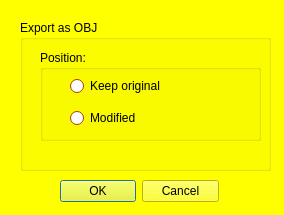
<?xml version="1.0" encoding="UTF-8"?>
<ui version="4.0">
 <class>mqSaveOBJDialog</class>
 <widget class="QDialog" name="mqSaveOBJDialog">
  <property name="geometry">
   <rect>
    <x>0</x>
    <y>0</y>
    <width>284</width>
    <height>215</height>
   </rect>
  </property>
  <property name="palette">
   <palette>
    <active>
     <colorrole role="WindowText">
      <brush brushstyle="SolidPattern">
       <color alpha="255">
        <red>0</red>
        <green>0</green>
        <blue>0</blue>
       </color>
      </brush>
     </colorrole>
     <colorrole role="Button">
      <brush brushstyle="SolidPattern">
       <color alpha="255">
        <red>255</red>
        <green>255</green>
        <blue>0</blue>
       </color>
      </brush>
     </colorrole>
     <colorrole role="Light">
      <brush brushstyle="SolidPattern">
       <color alpha="255">
        <red>255</red>
        <green>255</green>
        <blue>127</blue>
       </color>
      </brush>
     </colorrole>
     <colorrole role="Midlight">
      <brush brushstyle="SolidPattern">
       <color alpha="255">
        <red>255</red>
        <green>255</green>
        <blue>63</blue>
       </color>
      </brush>
     </colorrole>
     <colorrole role="Dark">
      <brush brushstyle="SolidPattern">
       <color alpha="255">
        <red>127</red>
        <green>127</green>
        <blue>0</blue>
       </color>
      </brush>
     </colorrole>
     <colorrole role="Mid">
      <brush brushstyle="SolidPattern">
       <color alpha="255">
        <red>170</red>
        <green>170</green>
        <blue>0</blue>
       </color>
      </brush>
     </colorrole>
     <colorrole role="Text">
      <brush brushstyle="SolidPattern">
       <color alpha="255">
        <red>0</red>
        <green>0</green>
        <blue>0</blue>
       </color>
      </brush>
     </colorrole>
     <colorrole role="BrightText">
      <brush brushstyle="SolidPattern">
       <color alpha="255">
        <red>255</red>
        <green>255</green>
        <blue>255</blue>
       </color>
      </brush>
     </colorrole>
     <colorrole role="ButtonText">
      <brush brushstyle="SolidPattern">
       <color alpha="255">
        <red>0</red>
        <green>0</green>
        <blue>0</blue>
       </color>
      </brush>
     </colorrole>
     <colorrole role="Base">
      <brush brushstyle="SolidPattern">
       <color alpha="255">
        <red>255</red>
        <green>255</green>
        <blue>255</blue>
       </color>
      </brush>
     </colorrole>
     <colorrole role="Window">
      <brush brushstyle="SolidPattern">
       <color alpha="255">
        <red>255</red>
        <green>255</green>
        <blue>0</blue>
       </color>
      </brush>
     </colorrole>
     <colorrole role="Shadow">
      <brush brushstyle="SolidPattern">
       <color alpha="255">
        <red>0</red>
        <green>0</green>
        <blue>0</blue>
       </color>
      </brush>
     </colorrole>
     <colorrole role="AlternateBase">
      <brush brushstyle="SolidPattern">
       <color alpha="255">
        <red>255</red>
        <green>255</green>
        <blue>127</blue>
       </color>
      </brush>
     </colorrole>
     <colorrole role="ToolTipBase">
      <brush brushstyle="SolidPattern">
       <color alpha="255">
        <red>255</red>
        <green>255</green>
        <blue>220</blue>
       </color>
      </brush>
     </colorrole>
     <colorrole role="ToolTipText">
      <brush brushstyle="SolidPattern">
       <color alpha="255">
        <red>0</red>
        <green>0</green>
        <blue>0</blue>
       </color>
      </brush>
     </colorrole>
     <colorrole role="PlaceholderText">
      <brush brushstyle="NoBrush">
       <color alpha="128">
        <red>0</red>
        <green>0</green>
        <blue>0</blue>
       </color>
      </brush>
     </colorrole>
    </active>
    <inactive>
     <colorrole role="WindowText">
      <brush brushstyle="SolidPattern">
       <color alpha="255">
        <red>0</red>
        <green>0</green>
        <blue>0</blue>
       </color>
      </brush>
     </colorrole>
     <colorrole role="Button">
      <brush brushstyle="SolidPattern">
       <color alpha="255">
        <red>255</red>
        <green>255</green>
        <blue>0</blue>
       </color>
      </brush>
     </colorrole>
     <colorrole role="Light">
      <brush brushstyle="SolidPattern">
       <color alpha="255">
        <red>255</red>
        <green>255</green>
        <blue>127</blue>
       </color>
      </brush>
     </colorrole>
     <colorrole role="Midlight">
      <brush brushstyle="SolidPattern">
       <color alpha="255">
        <red>255</red>
        <green>255</green>
        <blue>63</blue>
       </color>
      </brush>
     </colorrole>
     <colorrole role="Dark">
      <brush brushstyle="SolidPattern">
       <color alpha="255">
        <red>127</red>
        <green>127</green>
        <blue>0</blue>
       </color>
      </brush>
     </colorrole>
     <colorrole role="Mid">
      <brush brushstyle="SolidPattern">
       <color alpha="255">
        <red>170</red>
        <green>170</green>
        <blue>0</blue>
       </color>
      </brush>
     </colorrole>
     <colorrole role="Text">
      <brush brushstyle="SolidPattern">
       <color alpha="255">
        <red>0</red>
        <green>0</green>
        <blue>0</blue>
       </color>
      </brush>
     </colorrole>
     <colorrole role="BrightText">
      <brush brushstyle="SolidPattern">
       <color alpha="255">
        <red>255</red>
        <green>255</green>
        <blue>255</blue>
       </color>
      </brush>
     </colorrole>
     <colorrole role="ButtonText">
      <brush brushstyle="SolidPattern">
       <color alpha="255">
        <red>0</red>
        <green>0</green>
        <blue>0</blue>
       </color>
      </brush>
     </colorrole>
     <colorrole role="Base">
      <brush brushstyle="SolidPattern">
       <color alpha="255">
        <red>255</red>
        <green>255</green>
        <blue>255</blue>
       </color>
      </brush>
     </colorrole>
     <colorrole role="Window">
      <brush brushstyle="SolidPattern">
       <color alpha="255">
        <red>255</red>
        <green>255</green>
        <blue>0</blue>
       </color>
      </brush>
     </colorrole>
     <colorrole role="Shadow">
      <brush brushstyle="SolidPattern">
       <color alpha="255">
        <red>0</red>
        <green>0</green>
        <blue>0</blue>
       </color>
      </brush>
     </colorrole>
     <colorrole role="AlternateBase">
      <brush brushstyle="SolidPattern">
       <color alpha="255">
        <red>255</red>
        <green>255</green>
        <blue>127</blue>
       </color>
      </brush>
     </colorrole>
     <colorrole role="ToolTipBase">
      <brush brushstyle="SolidPattern">
       <color alpha="255">
        <red>255</red>
        <green>255</green>
        <blue>220</blue>
       </color>
      </brush>
     </colorrole>
     <colorrole role="ToolTipText">
      <brush brushstyle="SolidPattern">
       <color alpha="255">
        <red>0</red>
        <green>0</green>
        <blue>0</blue>
       </color>
      </brush>
     </colorrole>
     <colorrole role="PlaceholderText">
      <brush brushstyle="NoBrush">
       <color alpha="128">
        <red>0</red>
        <green>0</green>
        <blue>0</blue>
       </color>
      </brush>
     </colorrole>
    </inactive>
    <disabled>
     <colorrole role="WindowText">
      <brush brushstyle="SolidPattern">
       <color alpha="255">
        <red>127</red>
        <green>127</green>
        <blue>0</blue>
       </color>
      </brush>
     </colorrole>
     <colorrole role="Button">
      <brush brushstyle="SolidPattern">
       <color alpha="255">
        <red>255</red>
        <green>255</green>
        <blue>0</blue>
       </color>
      </brush>
     </colorrole>
     <colorrole role="Light">
      <brush brushstyle="SolidPattern">
       <color alpha="255">
        <red>255</red>
        <green>255</green>
        <blue>127</blue>
       </color>
      </brush>
     </colorrole>
     <colorrole role="Midlight">
      <brush brushstyle="SolidPattern">
       <color alpha="255">
        <red>255</red>
        <green>255</green>
        <blue>63</blue>
       </color>
      </brush>
     </colorrole>
     <colorrole role="Dark">
      <brush brushstyle="SolidPattern">
       <color alpha="255">
        <red>127</red>
        <green>127</green>
        <blue>0</blue>
       </color>
      </brush>
     </colorrole>
     <colorrole role="Mid">
      <brush brushstyle="SolidPattern">
       <color alpha="255">
        <red>170</red>
        <green>170</green>
        <blue>0</blue>
       </color>
      </brush>
     </colorrole>
     <colorrole role="Text">
      <brush brushstyle="SolidPattern">
       <color alpha="255">
        <red>127</red>
        <green>127</green>
        <blue>0</blue>
       </color>
      </brush>
     </colorrole>
     <colorrole role="BrightText">
      <brush brushstyle="SolidPattern">
       <color alpha="255">
        <red>255</red>
        <green>255</green>
        <blue>255</blue>
       </color>
      </brush>
     </colorrole>
     <colorrole role="ButtonText">
      <brush brushstyle="SolidPattern">
       <color alpha="255">
        <red>127</red>
        <green>127</green>
        <blue>0</blue>
       </color>
      </brush>
     </colorrole>
     <colorrole role="Base">
      <brush brushstyle="SolidPattern">
       <color alpha="255">
        <red>255</red>
        <green>255</green>
        <blue>0</blue>
       </color>
      </brush>
     </colorrole>
     <colorrole role="Window">
      <brush brushstyle="SolidPattern">
       <color alpha="255">
        <red>255</red>
        <green>255</green>
        <blue>0</blue>
       </color>
      </brush>
     </colorrole>
     <colorrole role="Shadow">
      <brush brushstyle="SolidPattern">
       <color alpha="255">
        <red>0</red>
        <green>0</green>
        <blue>0</blue>
       </color>
      </brush>
     </colorrole>
     <colorrole role="AlternateBase">
      <brush brushstyle="SolidPattern">
       <color alpha="255">
        <red>255</red>
        <green>255</green>
        <blue>0</blue>
       </color>
      </brush>
     </colorrole>
     <colorrole role="ToolTipBase">
      <brush brushstyle="SolidPattern">
       <color alpha="255">
        <red>255</red>
        <green>255</green>
        <blue>220</blue>
       </color>
      </brush>
     </colorrole>
     <colorrole role="ToolTipText">
      <brush brushstyle="SolidPattern">
       <color alpha="255">
        <red>0</red>
        <green>0</green>
        <blue>0</blue>
       </color>
      </brush>
     </colorrole>
     <colorrole role="PlaceholderText">
      <brush brushstyle="NoBrush">
       <color alpha="128">
        <red>0</red>
        <green>0</green>
        <blue>0</blue>
       </color>
      </brush>
     </colorrole>
    </disabled>
   </palette>
  </property>
  <property name="windowTitle">
   <string>Save OBJ</string>
  </property>
  <widget class="QWidget" name="layoutWidget">
   <property name="geometry">
    <rect>
     <x>60</x>
     <y>180</y>
     <width>161</width>
     <height>25</height>
    </rect>
   </property>
   <layout class="QHBoxLayout" name="horizontalLayout_2"/>
  </widget>
  <widget class="QGroupBox" name="SaveSTLBox">
   <property name="geometry">
    <rect>
     <x>20</x>
     <y>20</y>
     <width>251</width>
     <height>151</height>
    </rect>
   </property>
   <property name="palette">
    <palette>
     <active>
      <colorrole role="WindowText">
       <brush brushstyle="SolidPattern">
        <color alpha="255">
         <red>0</red>
         <green>0</green>
         <blue>0</blue>
        </color>
       </brush>
      </colorrole>
      <colorrole role="Button">
       <brush brushstyle="SolidPattern">
        <color alpha="255">
         <red>255</red>
         <green>85</green>
         <blue>0</blue>
        </color>
       </brush>
      </colorrole>
      <colorrole role="Light">
       <brush brushstyle="SolidPattern">
        <color alpha="255">
         <red>255</red>
         <green>170</green>
         <blue>127</blue>
        </color>
       </brush>
      </colorrole>
      <colorrole role="Midlight">
       <brush brushstyle="SolidPattern">
        <color alpha="255">
         <red>255</red>
         <green>127</green>
         <blue>63</blue>
        </color>
       </brush>
      </colorrole>
      <colorrole role="Dark">
       <brush brushstyle="SolidPattern">
        <color alpha="255">
         <red>127</red>
         <green>42</green>
         <blue>0</blue>
        </color>
       </brush>
      </colorrole>
      <colorrole role="Mid">
       <brush brushstyle="SolidPattern">
        <color alpha="255">
         <red>170</red>
         <green>56</green>
         <blue>0</blue>
        </color>
       </brush>
      </colorrole>
      <colorrole role="Text">
       <brush brushstyle="SolidPattern">
        <color alpha="255">
         <red>0</red>
         <green>0</green>
         <blue>0</blue>
        </color>
       </brush>
      </colorrole>
      <colorrole role="BrightText">
       <brush brushstyle="SolidPattern">
        <color alpha="255">
         <red>255</red>
         <green>255</green>
         <blue>255</blue>
        </color>
       </brush>
      </colorrole>
      <colorrole role="ButtonText">
       <brush brushstyle="SolidPattern">
        <color alpha="255">
         <red>0</red>
         <green>0</green>
         <blue>0</blue>
        </color>
       </brush>
      </colorrole>
      <colorrole role="Base">
       <brush brushstyle="SolidPattern">
        <color alpha="255">
         <red>255</red>
         <green>255</green>
         <blue>255</blue>
        </color>
       </brush>
      </colorrole>
      <colorrole role="Window">
       <brush brushstyle="SolidPattern">
        <color alpha="255">
         <red>255</red>
         <green>85</green>
         <blue>0</blue>
        </color>
       </brush>
      </colorrole>
      <colorrole role="Shadow">
       <brush brushstyle="SolidPattern">
        <color alpha="255">
         <red>0</red>
         <green>0</green>
         <blue>0</blue>
        </color>
       </brush>
      </colorrole>
      <colorrole role="AlternateBase">
       <brush brushstyle="SolidPattern">
        <color alpha="255">
         <red>255</red>
         <green>170</green>
         <blue>127</blue>
        </color>
       </brush>
      </colorrole>
      <colorrole role="ToolTipBase">
       <brush brushstyle="SolidPattern">
        <color alpha="255">
         <red>255</red>
         <green>255</green>
         <blue>220</blue>
        </color>
       </brush>
      </colorrole>
      <colorrole role="ToolTipText">
       <brush brushstyle="SolidPattern">
        <color alpha="255">
         <red>0</red>
         <green>0</green>
         <blue>0</blue>
        </color>
       </brush>
      </colorrole>
      <colorrole role="PlaceholderText">
       <brush brushstyle="NoBrush">
        <color alpha="128">
         <red>0</red>
         <green>0</green>
         <blue>0</blue>
        </color>
       </brush>
      </colorrole>
     </active>
     <inactive>
      <colorrole role="WindowText">
       <brush brushstyle="SolidPattern">
        <color alpha="255">
         <red>0</red>
         <green>0</green>
         <blue>0</blue>
        </color>
       </brush>
      </colorrole>
      <colorrole role="Button">
       <brush brushstyle="SolidPattern">
        <color alpha="255">
         <red>255</red>
         <green>85</green>
         <blue>0</blue>
        </color>
       </brush>
      </colorrole>
      <colorrole role="Light">
       <brush brushstyle="SolidPattern">
        <color alpha="255">
         <red>255</red>
         <green>170</green>
         <blue>127</blue>
        </color>
       </brush>
      </colorrole>
      <colorrole role="Midlight">
       <brush brushstyle="SolidPattern">
        <color alpha="255">
         <red>255</red>
         <green>127</green>
         <blue>63</blue>
        </color>
       </brush>
      </colorrole>
      <colorrole role="Dark">
       <brush brushstyle="SolidPattern">
        <color alpha="255">
         <red>127</red>
         <green>42</green>
         <blue>0</blue>
        </color>
       </brush>
      </colorrole>
      <colorrole role="Mid">
       <brush brushstyle="SolidPattern">
        <color alpha="255">
         <red>170</red>
         <green>56</green>
         <blue>0</blue>
        </color>
       </brush>
      </colorrole>
      <colorrole role="Text">
       <brush brushstyle="SolidPattern">
        <color alpha="255">
         <red>0</red>
         <green>0</green>
         <blue>0</blue>
        </color>
       </brush>
      </colorrole>
      <colorrole role="BrightText">
       <brush brushstyle="SolidPattern">
        <color alpha="255">
         <red>255</red>
         <green>255</green>
         <blue>255</blue>
        </color>
       </brush>
      </colorrole>
      <colorrole role="ButtonText">
       <brush brushstyle="SolidPattern">
        <color alpha="255">
         <red>0</red>
         <green>0</green>
         <blue>0</blue>
        </color>
       </brush>
      </colorrole>
      <colorrole role="Base">
       <brush brushstyle="SolidPattern">
        <color alpha="255">
         <red>255</red>
         <green>255</green>
         <blue>255</blue>
        </color>
       </brush>
      </colorrole>
      <colorrole role="Window">
       <brush brushstyle="SolidPattern">
        <color alpha="255">
         <red>255</red>
         <green>85</green>
         <blue>0</blue>
        </color>
       </brush>
      </colorrole>
      <colorrole role="Shadow">
       <brush brushstyle="SolidPattern">
        <color alpha="255">
         <red>0</red>
         <green>0</green>
         <blue>0</blue>
        </color>
       </brush>
      </colorrole>
      <colorrole role="AlternateBase">
       <brush brushstyle="SolidPattern">
        <color alpha="255">
         <red>255</red>
         <green>170</green>
         <blue>127</blue>
        </color>
       </brush>
      </colorrole>
      <colorrole role="ToolTipBase">
       <brush brushstyle="SolidPattern">
        <color alpha="255">
         <red>255</red>
         <green>255</green>
         <blue>220</blue>
        </color>
       </brush>
      </colorrole>
      <colorrole role="ToolTipText">
       <brush brushstyle="SolidPattern">
        <color alpha="255">
         <red>0</red>
         <green>0</green>
         <blue>0</blue>
        </color>
       </brush>
      </colorrole>
      <colorrole role="PlaceholderText">
       <brush brushstyle="NoBrush">
        <color alpha="128">
         <red>0</red>
         <green>0</green>
         <blue>0</blue>
        </color>
       </brush>
      </colorrole>
     </inactive>
     <disabled>
      <colorrole role="WindowText">
       <brush brushstyle="SolidPattern">
        <color alpha="255">
         <red>127</red>
         <green>42</green>
         <blue>0</blue>
        </color>
       </brush>
      </colorrole>
      <colorrole role="Button">
       <brush brushstyle="SolidPattern">
        <color alpha="255">
         <red>255</red>
         <green>85</green>
         <blue>0</blue>
        </color>
       </brush>
      </colorrole>
      <colorrole role="Light">
       <brush brushstyle="SolidPattern">
        <color alpha="255">
         <red>255</red>
         <green>170</green>
         <blue>127</blue>
        </color>
       </brush>
      </colorrole>
      <colorrole role="Midlight">
       <brush brushstyle="SolidPattern">
        <color alpha="255">
         <red>255</red>
         <green>127</green>
         <blue>63</blue>
        </color>
       </brush>
      </colorrole>
      <colorrole role="Dark">
       <brush brushstyle="SolidPattern">
        <color alpha="255">
         <red>127</red>
         <green>42</green>
         <blue>0</blue>
        </color>
       </brush>
      </colorrole>
      <colorrole role="Mid">
       <brush brushstyle="SolidPattern">
        <color alpha="255">
         <red>170</red>
         <green>56</green>
         <blue>0</blue>
        </color>
       </brush>
      </colorrole>
      <colorrole role="Text">
       <brush brushstyle="SolidPattern">
        <color alpha="255">
         <red>127</red>
         <green>42</green>
         <blue>0</blue>
        </color>
       </brush>
      </colorrole>
      <colorrole role="BrightText">
       <brush brushstyle="SolidPattern">
        <color alpha="255">
         <red>255</red>
         <green>255</green>
         <blue>255</blue>
        </color>
       </brush>
      </colorrole>
      <colorrole role="ButtonText">
       <brush brushstyle="SolidPattern">
        <color alpha="255">
         <red>127</red>
         <green>42</green>
         <blue>0</blue>
        </color>
       </brush>
      </colorrole>
      <colorrole role="Base">
       <brush brushstyle="SolidPattern">
        <color alpha="255">
         <red>255</red>
         <green>85</green>
         <blue>0</blue>
        </color>
       </brush>
      </colorrole>
      <colorrole role="Window">
       <brush brushstyle="SolidPattern">
        <color alpha="255">
         <red>255</red>
         <green>85</green>
         <blue>0</blue>
        </color>
       </brush>
      </colorrole>
      <colorrole role="Shadow">
       <brush brushstyle="SolidPattern">
        <color alpha="255">
         <red>0</red>
         <green>0</green>
         <blue>0</blue>
        </color>
       </brush>
      </colorrole>
      <colorrole role="AlternateBase">
       <brush brushstyle="SolidPattern">
        <color alpha="255">
         <red>255</red>
         <green>85</green>
         <blue>0</blue>
        </color>
       </brush>
      </colorrole>
      <colorrole role="ToolTipBase">
       <brush brushstyle="SolidPattern">
        <color alpha="255">
         <red>255</red>
         <green>255</green>
         <blue>220</blue>
        </color>
       </brush>
      </colorrole>
      <colorrole role="ToolTipText">
       <brush brushstyle="SolidPattern">
        <color alpha="255">
         <red>0</red>
         <green>0</green>
         <blue>0</blue>
        </color>
       </brush>
      </colorrole>
      <colorrole role="PlaceholderText">
       <brush brushstyle="NoBrush">
        <color alpha="128">
         <red>0</red>
         <green>0</green>
         <blue>0</blue>
        </color>
       </brush>
      </colorrole>
     </disabled>
    </palette>
   </property>
   <property name="title">
    <string>Export as OBJ</string>
   </property>
   <widget class="QGroupBox" name="STLPosition">
    <property name="geometry">
     <rect>
      <x>20</x>
      <y>30</y>
      <width>221</width>
      <height>91</height>
     </rect>
    </property>
    <property name="title">
     <string>Position:</string>
    </property>
    <widget class="QWidget" name="verticalLayoutWidget_8">
     <property name="geometry">
      <rect>
       <x>30</x>
       <y>20</y>
       <width>160</width>
       <height>65</height>
      </rect>
     </property>
     <layout class="QVBoxLayout" name="verticalLayout1_4">
      <item>
       <widget class="QRadioButton" name="PositionOriginal">
        <property name="text">
         <string>Keep original</string>
        </property>
       </widget>
      </item>
      <item>
       <widget class="QRadioButton" name="PositionModified">
        <property name="text">
         <string>Modified</string>
        </property>
       </widget>
      </item>
     </layout>
    </widget>
   </widget>
  </widget>
  <widget class="QDialogButtonBox" name="buttonBox">
   <property name="geometry">
    <rect>
     <x>60</x>
     <y>180</y>
     <width>159</width>
     <height>23</height>
    </rect>
   </property>
   <property name="orientation">
    <enum>Qt::Horizontal</enum>
   </property>
   <property name="standardButtons">
    <set>QDialogButtonBox::Cancel|QDialogButtonBox::Ok</set>
   </property>
  </widget>
 </widget>
 <resources/>
 <connections>
  <connection>
   <sender>buttonBox</sender>
   <signal>accepted()</signal>
   <receiver>mqSaveOBJDialog</receiver>
   <slot>accept()</slot>
   <hints>
    <hint type="sourcelabel">
     <x>248</x>
     <y>254</y>
    </hint>
    <hint type="destinationlabel">
     <x>157</x>
     <y>274</y>
    </hint>
   </hints>
  </connection>
  <connection>
   <sender>buttonBox</sender>
   <signal>rejected()</signal>
   <receiver>mqSaveOBJDialog</receiver>
   <slot>reject()</slot>
   <hints>
    <hint type="sourcelabel">
     <x>316</x>
     <y>260</y>
    </hint>
    <hint type="destinationlabel">
     <x>286</x>
     <y>274</y>
    </hint>
   </hints>
  </connection>
 </connections>
</ui>
